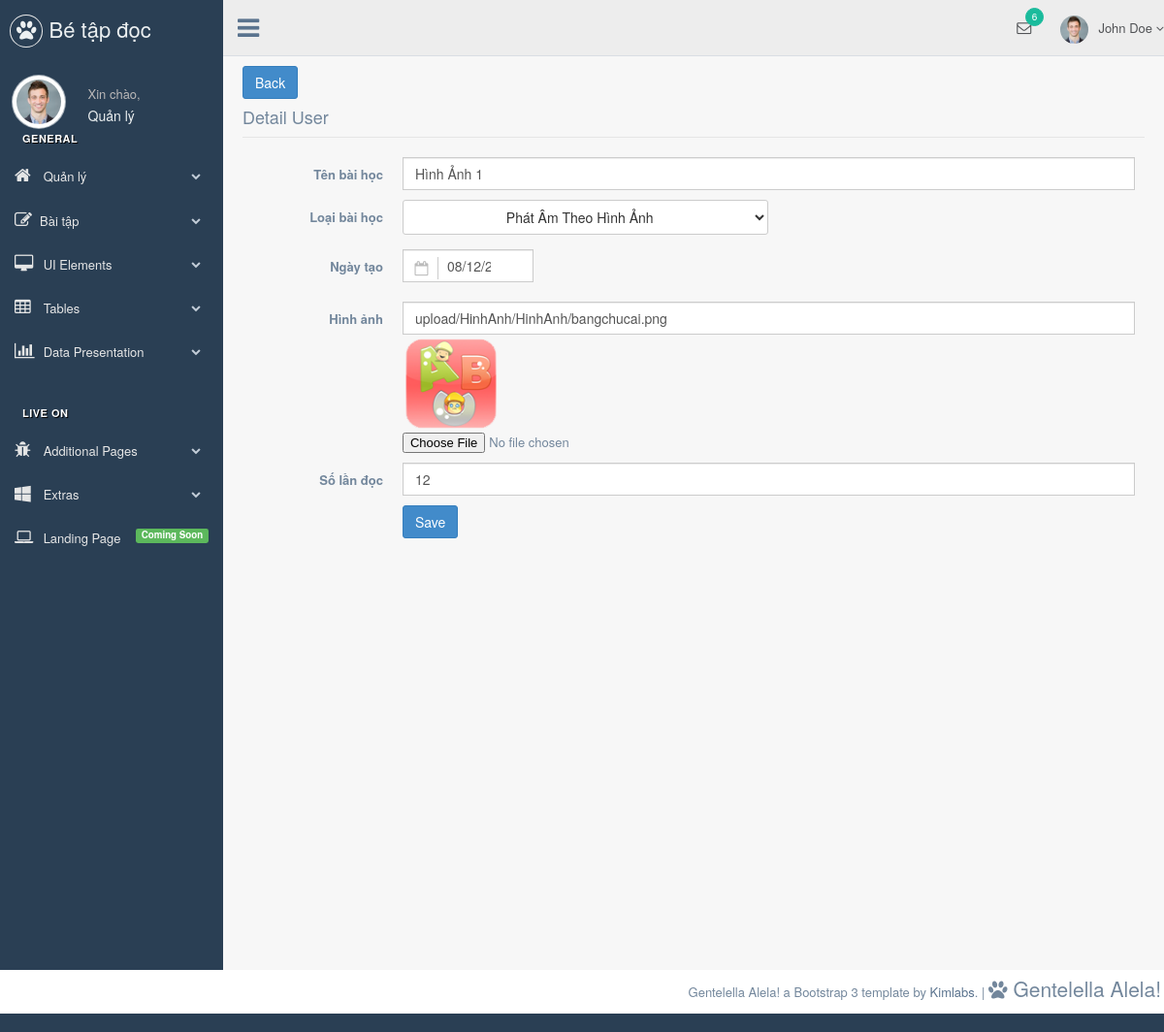
/Source-code/admin/edit-baihoc.php?lbh=2&id=3, run on an earlier commit of the app's database.
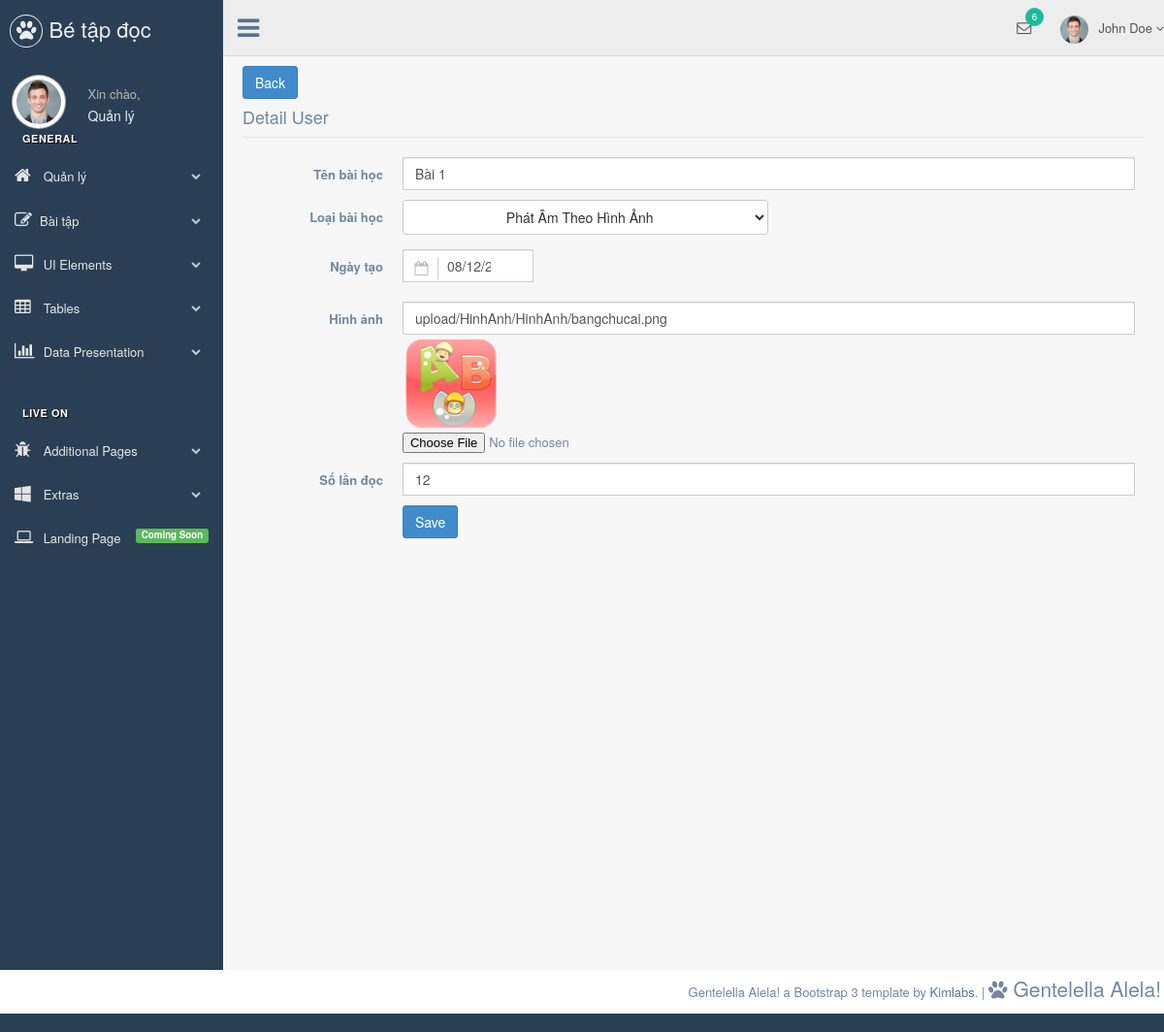
And on a later commit of the database.
### tables this page shows
CREATE TABLE `baihoc` (
  `bh_ID` int(11) NOT NULL,
  `bh_TenBaiHoc` varchar(150) NOT NULL,
  `bh_LoaiBaiHoc` int(11) NOT NULL,
  `bh_NgayTao` datetime NOT NULL,
  `bh_HinhDaiDien` varchar(150) NOT NULL,
  `bh_SoLanChon` int(11) NOT NULL
);

### Source-code/dataconfig/dataprovider.php (called while the page is built, shortened)
<?php
class DataProvider
{
  public static function GetOneRow($sql)
  {
    $connection = mysqli_connect(HOSTNAME,USERNAME,PASSWORD,DATABASE) or
      	die ("couldn't connect to localhost");
    mysqli_query($connection,"set names 'utf8'");
    $result = mysqli_query($connection,$sql);
	$row = mysqli_fetch_array($result);
    return $row;
  }
  public static function GetRows($sql)
  {
	$connection = mysqli_connect(HOSTNAME,USERNAME,PASSWORD,DATABASE) or
      	die ("couldn't connect to localhost");
    mysqli_query($connection,"set names 'utf8'");
    $returnresult = null;
    $result = mysqli_query($connection,$sql);
	$i = 0;
	while ($row = mysqli_fetch_array($result))
	{
		$returnresult[$i++] = $row;
	}
    return $returnresult;
	}
}
?>

### Source-code/admin/include/inc-editbaihoc.php (the view, shortened to what this page needs)
<?php
	include_once '../dataconfig/dataprovider.php';
	$id = $_GET['id'];
?>
<a class="btn btn-primary" href="quanlytaikhoan.php">Back</a>
<?php  $result = DataProvider::GetOneRow("select * from baihoc where bh_ID = $id");?>
<form class="form-horizontal" role="form" action="" method="post" enctype="multipart/form-data">
  <fieldset>
  <legend>Detail User</legend>
  <div class="form-group">
    <label class="col-sm-2 control-label">Tên bài học</label>
    <div class="col-sm-10">
      <input name="txtTenBaiHoc" type="text" class="form-control" required="required" value="<?php echo $result[1] ?>">
    </div>
  </div>
  <div class="form-group">
    <label class="col-sm-2 control-label">Loại bài học</label>
    <div class="col-sm-10">
  <select name="cbTypeBaiHoc" class="btn btn-default dropdown-toggle" style="width:50%">
  	 <?php
          $sql = "select * from loaibaihoc";
          $result_typeuser = DataProvider::GetRows($sql);
		  foreach($result_typeuser as $value) {
			  if($value[0] == $result[2]){
				  echo("<option value='$value[0]' selected='selected'>$value[1]</option>");
			  }else{
				  echo("<option value='$value[0]'>$value[1]</option>");
			  }
		  }
	?>
    </select>
  </div>
 </div>
 <div class="form-group">
    <label class="col-sm-2 control-label">Ngày tạo</label>
    <div class="col-sm-10">
      <div class="col-sm-3">
		<fieldset>
		<div class="control-group">
			<div class="controls">
				<div class="col-md-11 xdisplay_inputx form-group has-feedback"  style="margin-left:-20px">
					<input name="txtNgayTao" value="<?php $date = date_create($result[3]);echo date_format($date, 'd/m/Y'); ?>"
					type="text" class="form-control has-feedback-left" id="single_cal3" aria-describedby="inputSuccess2Status3">
					<span class="fa fa-calendar-o form-control-feedback left" aria-hidden="true"></span>
				</div>
			</div>
		</div>
	</fieldset>
	</div>
    </div>
  </div>
  <div class="form-group">
    <label class="col-sm-2 control-label">Hình ảnh</label>
    <div class="col-sm-10">
		<input name="txtHinhAnh" type="text" class="form-control" value="<?php if($result[4] == null){echo 'upload/HinhAnh/'.$name;}else echo $result[4] ?>">
		<img style="width:100px" src="../<?php echo $result[4] ?>" />
		<input type="file" name="myfile">
    </div>
  </div>
 <div class="form-group">
    <label class="col-sm-2 control-label">Số lần đọc</label>
    <div class="col-sm-10">
      <input name="txtSoLanDoc" type="number" class="form-control" required="required" value="<?php echo $result[5] ?>">
    </div>
  </div>
</fieldset>
  <div class="form-group">
    <div class="col-sm-offset-2 col-sm-10">
      <button type="submit" name="btnEditBaiHoc" class="btn btn-primary">Save</button>
    </div>
  </div>
</form>

What changed in the data, as far as the page shows it:
changed baihoc "upload/HinhAnh/HinhAnh/bangchucai.png": txtTenBaiHoc "Hình Ảnh 1" → "Bài 1"
